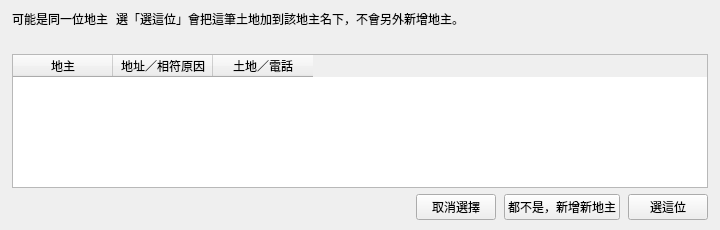
<?xml version="1.0" encoding="UTF-8"?>
<ui version="4.0">
 <class>ownerMatchPanel</class>
 <widget class="QFrame" name="ownerMatchPanel">
  <property name="geometry">
   <rect>
    <x>0</x>
    <y>0</y>
    <width>720</width>
    <height>230</height>
   </rect>
  </property>
  <property name="toolTip">
   <string>手動新增資料時，依姓名找出可能是同一位的既有地主。</string>
  </property>
  <layout class="QVBoxLayout" name="ownerMatchLayout" stretch="0,0,1,0">
   <property name="spacing">
    <number>6</number>
   </property>
   <property name="leftMargin">
    <number>12</number>
   </property>
   <property name="topMargin">
    <number>10</number>
   </property>
   <property name="rightMargin">
    <number>12</number>
   </property>
   <property name="bottomMargin">
    <number>10</number>
   </property>
   <item>
    <layout class="QHBoxLayout" name="ownerMatchHeaderRow" stretch="0,1">
     <property name="spacing">
      <number>8</number>
     </property>
     <item>
      <widget class="QLabel" name="ownerMatchTitle">
       <property name="text">
        <string>可能是同一位地主</string>
       </property>
      </widget>
     </item>
     <item>
      <widget class="QLabel" name="ownerMatchHint">
       <property name="text">
        <string>選「選這位」會把這筆土地加到該地主名下，不會另外新增地主。</string>
       </property>
       <property name="wordWrap">
        <bool>true</bool>
       </property>
      </widget>
     </item>
    </layout>
   </item>
   <item>
    <widget class="QLabel" name="ownerMatchChosenLabel">
     <property name="text">
      <string/>
     </property>
     <property name="wordWrap">
      <bool>true</bool>
     </property>
    </widget>
   </item>
   <item>
    <widget class="TableWidget" name="ownerMatchTable">
     <property name="minimumSize">
      <size>
       <width>0</width>
       <height>96</height>
      </size>
     </property>
     <property name="maximumSize">
      <size>
       <width>16777215</width>
       <height>220</height>
      </size>
     </property>
     <property name="editTriggers">
      <set>QAbstractItemView::EditTrigger::NoEditTriggers</set>
     </property>
     <property name="selectionMode">
      <enum>QAbstractItemView::SelectionMode::SingleSelection</enum>
     </property>
     <property name="selectionBehavior">
      <enum>QAbstractItemView::SelectionBehavior::SelectRows</enum>
     </property>
     <property name="columnCount">
      <number>3</number>
     </property>
     <attribute name="verticalHeaderVisible">
      <bool>false</bool>
     </attribute>
     <attribute name="horizontalHeaderStretchLastSection">
      <bool>false</bool>
     </attribute>
     <column>
      <property name="text">
       <string>地主</string>
      </property>
     </column>
     <column>
      <property name="text">
       <string>地址／相符原因</string>
      </property>
     </column>
     <column>
      <property name="text">
       <string>土地／電話</string>
      </property>
     </column>
    </widget>
   </item>
   <item>
    <layout class="QHBoxLayout" name="ownerMatchButtonRow" stretch="1,0,0,0">
     <property name="spacing">
      <number>8</number>
     </property>
     <item>
      <spacer name="ownerMatchButtonSpacer">
       <property name="orientation">
        <enum>Qt::Orientation::Horizontal</enum>
       </property>
       <property name="sizeHint" stdset="0">
        <size>
         <width>40</width>
         <height>20</height>
        </size>
       </property>
      </spacer>
     </item>
     <item>
      <widget class="PushButton" name="ownerMatchClearChoiceButton">
       <property name="text">
        <string>取消選擇</string>
       </property>
      </widget>
     </item>
     <item>
      <widget class="PushButton" name="ownerMatchNewOwnerButton">
       <property name="text">
        <string>都不是，新增新地主</string>
       </property>
      </widget>
     </item>
     <item>
      <widget class="PrimaryPushButton" name="ownerMatchChooseButton">
       <property name="text">
        <string>選這位</string>
       </property>
      </widget>
     </item>
    </layout>
   </item>
  </layout>
 </widget>
 <customwidgets>
  <customwidget>
   <class>PushButton</class>
   <extends>QPushButton</extends>
   <header>qfluentwidgets</header>
  </customwidget>
  <customwidget>
   <class>PrimaryPushButton</class>
   <extends>QPushButton</extends>
   <header>qfluentwidgets</header>
  </customwidget>
  <customwidget>
   <class>TableWidget</class>
   <extends>QTableWidget</extends>
   <header>qfluentwidgets</header>
  </customwidget>
 </customwidgets>
 <resources/>
 <connections/>
</ui>
